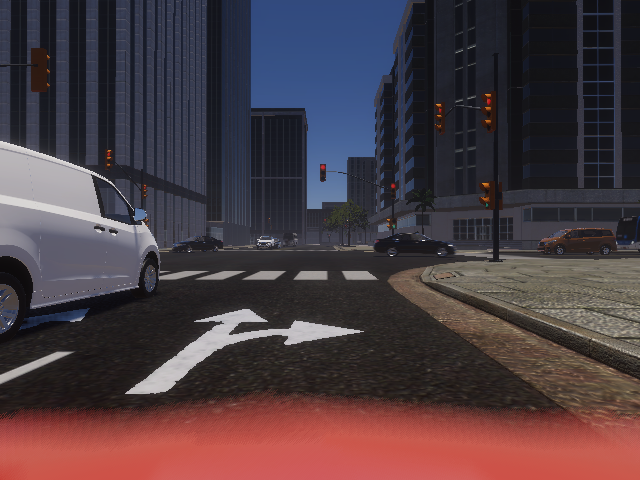
#> input picture src/ai/traffic_light_detection/testImgs/CapturedImage2.png, 640 x 480 px
$ python -i traffic_light_detector.py   (imports and definitions only)
#> lines starting #> are read from the running program, lines starting #| are printed output that depends on the picture; after the words box and inside, x2 and y2 are one past the last pixel; in counts of white or black regions, pixels touching at a corner belong together
#> further down, picture is the input picture: shape (480, 640, 3); mean B, G, R 66, 60.3, 75.4
from datetime import datetime
from time import sleep

import numpy as np

import cv2

from ai.traffic_light_detection.traffic_light_values import TrafficLightValues
from constants import SHOW_LIVE_DETECTION, CROP_LEFT, \
    CROP_RIGHT, DETECTION_MODEL_NAME, DETECTION_PADDING


class TrafficLightDetector:
    def __init__(self):
        self.traffic_light_detected = TrafficLightValues.NONE
        self.computing = False
        self.initialized = False
        self.previous_color = TrafficLightValues.NONE
        self.last_previous_color_update = datetime.now().second
        self.history = [TrafficLightValues.NONE, TrafficLightValues.NONE, TrafficLightValues.NONE]

    # [48 lines left out: function detect_traffic_light, not called in this run]

    def find_primary_color(self, image):
        # convert image to HSV
        image = cv2.cvtColor(image, cv2.COLOR_BGR2RGB)
        hsv = cv2.cvtColor(image, cv2.COLOR_RGB2HSV)
#> hsv: shape (480, 640, 3); mean H, S, V 78.8, 74.5, 86

        # define range of red color in HSV
        lower_red = np.array([157, 61, 102])
        upper_red = np.array([180, 255, 255])

        # define range of green color in HSV
        lower_green = np.array([50, 50, 50])
        upper_green = np.array([85, 255, 255])

        # define range of yellow color in HSV
        lower_yellow = np.array([22, 139, 98])
        upper_yellow = np.array([41, 255, 255])

        # Threshold the HSV image to get only red colors
        mask_red = cv2.inRange(hsv, lower_red, upper_red)
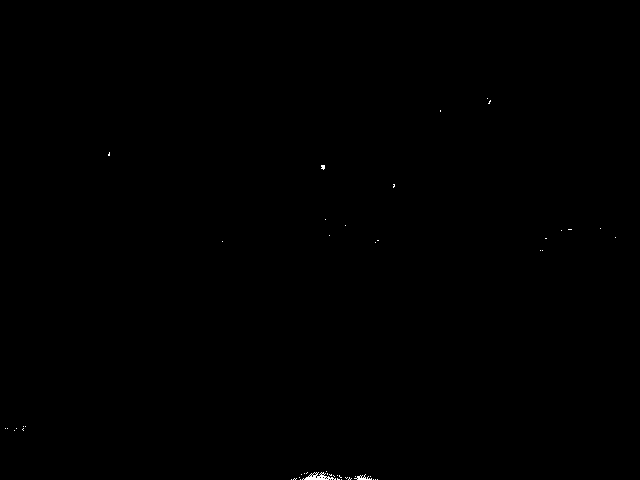
#> mask_red: shape (480, 640); 0.09% white in thin lines or dots, all inside (x1, y1, x2, y2) = (5, 98, 616, 480)

        # Threshold the HSV image to get only green colors
        mask_green = cv2.inRange(hsv, lower_green, upper_green)
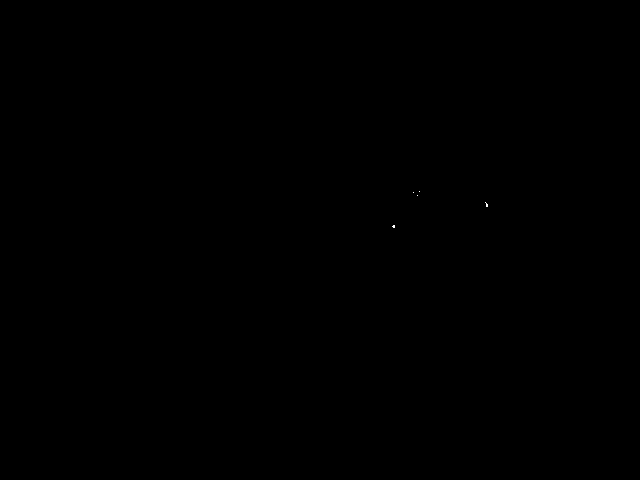
#> mask_green: shape (480, 640); 0.01% white in thin lines or dots, all inside (x1, y1, x2, y2) = (392, 191, 488, 228)

        # Threshold the HSV image to get only yellow colors
        mask_yellow = cv2.inRange(hsv, lower_yellow, upper_yellow)
#> mask_yellow: shape (480, 640); every value is 0

        # count the number of red and green pixels
        red_pixels = cv2.countNonZero(mask_red)
#> red_pixels = 281
        green_pixels = cv2.countNonZero(mask_green)
#> green_pixels = 18
        yellow_pixels = cv2.countNonZero(mask_yellow)
#> yellow_pixels = 0

        # return the dominant color
        if red_pixels > green_pixels and red_pixels > yellow_pixels:
            return 'red', red_pixels
        elif green_pixels > red_pixels and green_pixels > yellow_pixels:
            return 'green', green_pixels
        elif yellow_pixels > red_pixels and yellow_pixels > green_pixels:
            return 'yellow', yellow_pixels
        else:
            return None, 0

    # a function to detect the color of the traffic light
    # [47 lines left out: functions crop_out_traffic_lights, filter_middle_images, not called in this run]

    def show_live_stream(self, image):
        cv2.imshow('live_stream', image)
        cv2.waitKey(1)

    # [4 lines left out: function normalize_images, not called in this run]

>>> import cv2
>>> picture = cv2.imread('testImgs/CapturedImage2.png')
>>> result = TrafficLightDetector().find_primary_color(picture)
#> result = ('red', 281)
